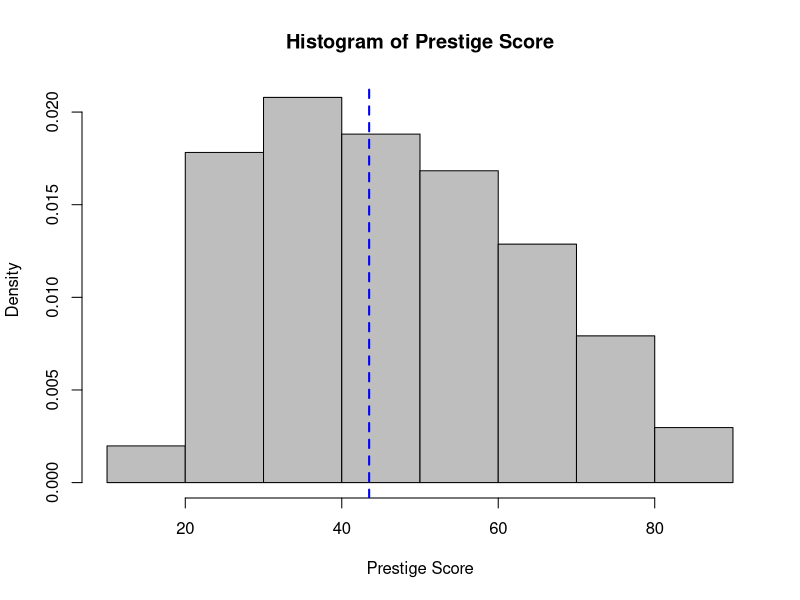
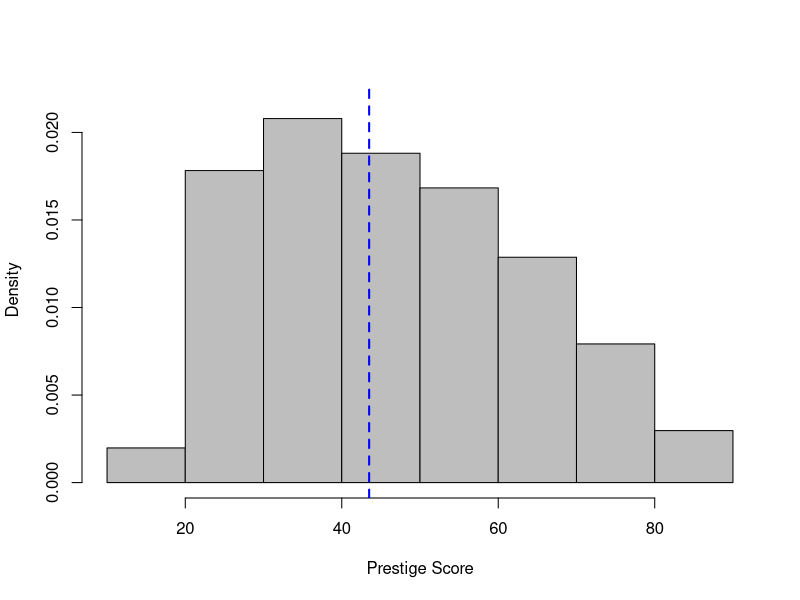
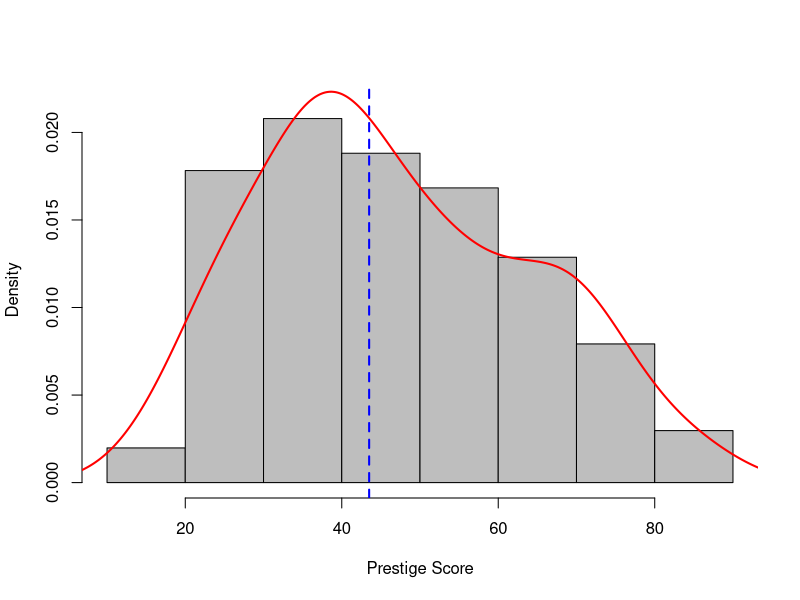

Here is the R script that generated these plots, in order: (Note: this script raises an error after producing the figures.)
####################################################################################
### SESSION 2 - Shell code from slides
####################################################################################
## Functions in R
?sample

sampSpace <- 1:6 
sample(sampSpace, 1)  # arguments with default values can be omitted


## str()
str(str)
str(sample)

prestige <- read.table(file = here::here("data", "prestige_v2.csv"),
                       sep=",", 
                       header=TRUE, 
                       row.names=1)



## EDA - Numeric Summary



## Histograms
?hist
hist(prestige$prestige, freq = FALSE, 
     col = "grey",
     main = "Histogram of Prestige Score",
     xlab = "Prestige Score")
?abline
abline(v = median(prestige$prestige), col = "blue", lty = 2, lwd = 2)


## Histogram with overlaid density 
?lines
?density
hist(prestige$prestige, freq=FALSE, col = "grey", main = "", xlab = "Prestige Score", ylim=c(0, 0.022))
abline(v = median(prestige$prestige), col = "blue", lty = 2, lwd = 2)


## Adding a Legend
?legend
hist(prestige$prestige, freq=FALSE, col = "grey", main = "", xlab = "Prestige Score", ylim=c(0, 0.022))
abline(v = median(prestige$prestige), col = "blue", lty = 2, lwd = 2)
lines(density(prestige$prestige), col = "red", lwd = 2)


## Boxplots



## Grouped Boxplots
boxplot(
        col = "grey",
        main = "Distribution of Prestige Score by Type of Occupation",
        xlab = "Occupation Type", 
        ylab = "Prestige Score")


## Scatterplots
plot(
     main = "Prestige Score by Education",
     xlab = "Avg Years of Education", ylab = "Prestige Score")


## Scatterplots, contd.
plot(prestige$education, prestige$prestige, type = "p", pch = 20,
     main = "Prestige Score by Education",
     xlab = "Ave. Years of Education", 
     ylab = "Prestige Score")
?abline
abline(, col = "green", lwd = 2)  # linear regression
?lowess
lines(, col = "red", lwd = 2)  # smoother
legend("topleft", bty = "n",
       legend = c("Regression Line", "Smoother"), 
       col = c("green", "red"),
       lwd = c(2,2), 
       lty = 1)


## Scatterplot Matrices
library(car)
